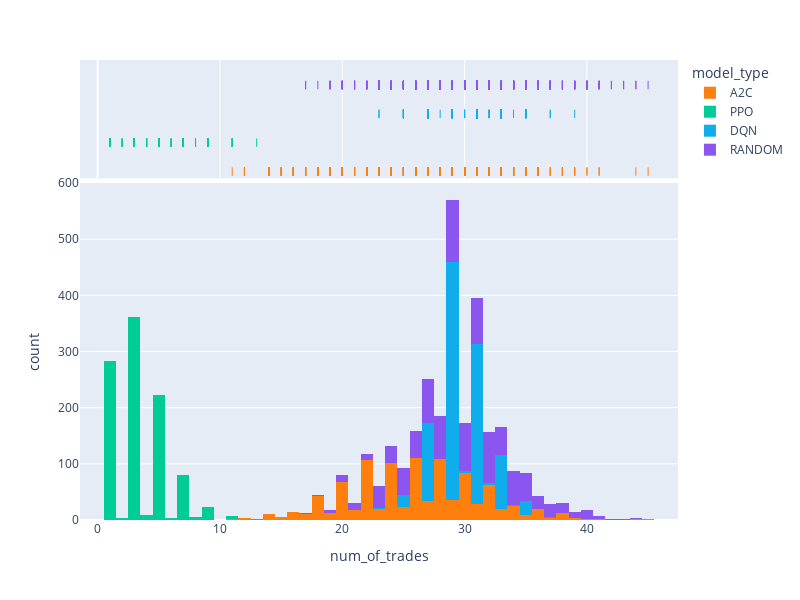

The notebook cell this image was saved under:
### Code cell
fig = px.histogram(df_simulation_results, x="num_of_trades", color="model_type", color_discrete_sequence=[ "#FF7F0E", "#00CC96", "#10aded", "#8A56EF"],  width=800, height=600, marginal="rug", # can be `box`, `violin`
                         hover_data=['total_reward_cash','fmt_total_profit_percentage', 'num_of_trades', 'sim_id'])
fig.show()

### Figure 1 — Plotly figure (JSON) as saved in the notebook; plotly's stock layout.template omitted (floating-point values rounded to 4 significant figures; data arrays with more than 128 entries replaced by an {"elided": "..."} marker saying what was removed)
{"data": [{"alignmentgroup": "True", "bingroup": "x", "hovertemplate": "model_type=A2C<br>num_of_trades=%{x}<br>count=%{y}<extra></extra>", "legendgroup": "A2C", "marker": {"color": "#FF7F0E", "pattern": {"shape": ""}}, "name": "A2C", "offsetgroup": "A2C", "orientation": "v", "showlegend": true, "type": "histogram", "x": {"elided": "1000 int values"}, "xaxis": "x", "yaxis": "y"}, {"alignmentgroup": "True", "boxpoints": "all", "customdata": {"elided": "1000x3 float values"}, "fillcolor": "rgba(255,255,255,0)", "hoveron": "points", "hovertemplate": "model_type=A2C<br>num_of_trades=%{x}<br>total_reward_cash=%{customdata[0]}<br>fmt_total_profit_percentage=%{customdata[1]}<br>sim_id=%{customdata[2]}<extra></extra>", "jitter": 0, "legendgroup": "A2C", "line": {"color": "rgba(255,255,255,0)"}, "marker": {"color": "#FF7F0E", "symbol": "line-ns-open"}, "name": "A2C", "offsetgroup": "A2C", "showlegend": false, "type": "box", "x": {"elided": "1000 int values"}, "xaxis": "x2", "yaxis": "y2"}, {"alignmentgroup": "True", "bingroup": "x", "hovertemplate": "model_type=PPO<br>num_of_trades=%{x}<br>count=%{y}<extra></extra>", "legendgroup": "PPO", "marker": {"color": "#00CC96", "pattern": {"shape": ""}}, "name": "PPO", "offsetgroup": "PPO", "orientation": "v", "showlegend": true, "type": "histogram", "x": {"elided": "1000 int values"}, "xaxis": "x", "yaxis": "y"}, {"alignmentgroup": "True", "boxpoints": "all", "customdata": {"elided": "1000x3 float values"}, "fillcolor": "rgba(255,255,255,0)", "hoveron": "points", "hovertemplate": "model_type=PPO<br>num_of_trades=%{x}<br>total_reward_cash=%{customdata[0]}<br>fmt_total_profit_percentage=%{customdata[1]}<br>sim_id=%{customdata[2]}<extra></extra>", "jitter": 0, "legendgroup": "PPO", "line": {"color": "rgba(255,255,255,0)"}, "marker": {"color": "#00CC96", "symbol": "line-ns-open"}, "name": "PPO", "offsetgroup": "PPO", "showlegend": false, "type": "box", "x": {"elided": "1000 int values"}, "xaxis": "x2", "yaxis": "y2"}, {"alignmentgroup": "True", "bingroup": "x", "hovertemplate": "model_type=DQN<br>num_of_trades=%{x}<br>count=%{y}<extra></extra>", "legendgroup": "DQN", "marker": {"color": "#10aded", "pattern": {"shape": ""}}, "name": "DQN", "offsetgroup": "DQN", "orientation": "v", "showlegend": true, "type": "histogram", "x": {"elided": "1000 int values"}, "xaxis": "x", "yaxis": "y"}, {"alignmentgroup": "True", "boxpoints": "all", "customdata": {"elided": "1000x3 float values"}, "fillcolor": "rgba(255,255,255,0)", "hoveron": "points", "hovertemplate": "model_type=DQN<br>num_of_trades=%{x}<br>total_reward_cash=%{customdata[0]}<br>fmt_total_profit_percentage=%{customdata[1]}<br>sim_id=%{customdata[2]}<extra></extra>", "jitter": 0, "legendgroup": "DQN", "line": {"color": "rgba(255,255,255,0)"}, "marker": {"color": "#10aded", "symbol": "line-ns-open"}, "name": "DQN", "offsetgroup": "DQN", "showlegend": false, "type": "box", "x": {"elided": "1000 int values"}, "xaxis": "x2", "yaxis": "y2"}, {"alignmentgroup": "True", "bingroup": "x", "hovertemplate": "model_type=RANDOM<br>num_of_trades=%{x}<br>count=%{y}<extra></extra>", "legendgroup": "RANDOM", "marker": {"color": "#8A56EF", "pattern": {"shape": ""}}, "name": "RANDOM", "offsetgroup": "RANDOM", "orientation": "v", "showlegend": true, "type": "histogram", "x": {"elided": "1000 int values"}, "xaxis": "x", "yaxis": "y"}, {"alignmentgroup": "True", "boxpoints": "all", "customdata": {"elided": "1000x3 float values"}, "fillcolor": "rgba(255,255,255,0)", "hoveron": "points", "hovertemplate": "model_type=RANDOM<br>num_of_trades=%{x}<br>total_reward_cash=%{customdata[0]}<br>fmt_total_profit_percentage=%{customdata[1]}<br>sim_id=%{customdata[2]}<extra></extra>", "jitter": 0, "legendgroup": "RANDOM", "line": {"color": "rgba(255,255,255,0)"}, "marker": {"color": "#8A56EF", "symbol": "line-ns-open"}, "name": "RANDOM", "offsetgroup": "RANDOM", "showlegend": false, "type": "box", "x": {"elided": "1000 int values"}, "xaxis": "x2", "yaxis": "y2"}], "layout": {"barmode": "relative", "height": 600, "legend": {"title": {"text": "model_type"}, "tracegroupgap": 0}, "margin": {"t": 60}, "width": 800, "xaxis": {"anchor": "y", "domain": [0, 1], "title": {"text": "num_of_trades"}}, "xaxis2": {"anchor": "y2", "domain": [0, 1], "matches": "x", "showgrid": true, "showticklabels": false}, "yaxis": {"anchor": "x", "domain": [0, 0.7326], "title": {"text": "count"}}, "yaxis2": {"anchor": "x2", "domain": [0.7426, 1], "matches": "y2", "showgrid": false, "showline": false, "showticklabels": false, "ticks": ""}}}
